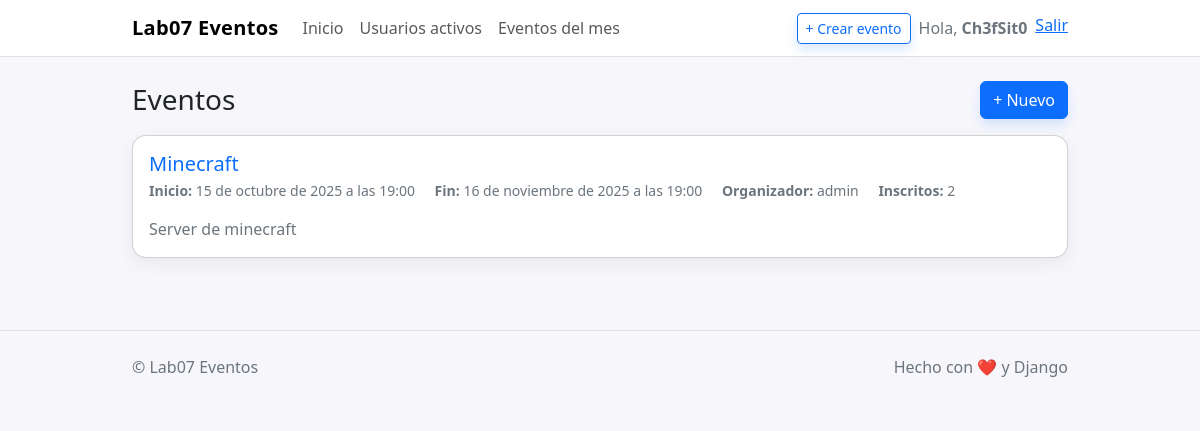
Screenshot of / (signed in) with the database file from the repository.
### eventos/models.py (models this page shows, shortened)
class Evento(models.Model):
    titulo = models.CharField(max_length=150)
    descripcion = models.TextField()
    fecha_inicio = models.DateTimeField()
    fecha_fin = models.DateTimeField()
    organizador = models.ForeignKey(User, on_delete=models.CASCADE, related_name='eventos_organizados')
    creado = models.DateTimeField(auto_now_add=True)
    class Meta:
        ordering = ["fecha_inicio"]
    @property
    def inscritos(self):
        return self.registros.count()

### eventos/views.py (the view)
# urls.py: path('', views.EventoListView.as_view(), name='lista'),
class EventoListView(ListView):
    model = Evento
    template_name = "eventos/evento_list.html"
    context_object_name = "eventos"

### templates/eventos/evento_list.html (shortened to what this page needs)
{% extends "eventos/base.html" %}
{% block content %}
<div class="d-flex justify-content-between align-items-center mb-3">
  <h1 class="h3 m-0">Eventos</h1>
  {% if user.is_authenticated %}
    <a class="btn btn-primary btn-shadow" href="{% url 'eventos:crear' %}">+ Nuevo</a>
  {% endif %}
</div>
{% if eventos %}
  <div class="row g-3">
    {% for e in eventos %}
      <div class="col-12">
        <div class="card p-3">
          <div class="d-flex justify-content-between flex-wrap gap-2">
            <div>
              <h5 class="mb-1">
                <a class="link-underline link-underline-opacity-0" href="{% url 'eventos:detalle' e.pk %}">
                  {{ e.titulo }}
                </a>
              </h5>
              <div class="text-secondary small">
                <span class="me-3"><strong>Inicio:</strong> {{ e.fecha_inicio }}</span>
                <span class="me-3"><strong>Fin:</strong> {{ e.fecha_fin }}</span>
                <span class="me-3"><strong>Organizador:</strong> {{ e.organizador.username }}</span>
                <span><strong>Inscritos:</strong> {{ e.inscritos }}</span>
              </div>
            </div>
          </div>
          <p class="mt-3 mb-0 text-secondary">{{ e.descripcion|truncatechars:220 }}</p>
        </div>
      </div>
    {% endfor %}
  </div>
{% endif %}
{% endblock %}

### templates/eventos/base.html (shortened to what this page needs)
<!doctype html>
<html lang="es" data-bs-theme="light">
<head>
  <link href="https://cdn.jsdelivr.net/npm/bootstrap@5.3.3/dist/css/bootstrap.min.css" rel="stylesheet">
  <link href="/static/css/base.css" rel="stylesheet">
</head>
<body>
<nav class="navbar navbar-expand-lg bg-white border-bottom sticky-top">
  <div class="container container-narrow">
    <a class="navbar-brand" href="{% url 'eventos:lista' %}">
      <strong>Lab07 Eventos</strong>
    </a>
    <div id="navMain" class="collapse navbar-collapse">
      <ul class="navbar-nav me-auto mb-2 mb-lg-0">
        <li class="nav-item"><a class="nav-link" href="{% url 'eventos:lista' %}">Inicio</a></li>
        <li class="nav-item"><a class="nav-link" href="{% url 'eventos:usuarios_activos' %}">Usuarios activos</a></li>
        <li class="nav-item"><a class="nav-link" href="{% url 'eventos:eventos_mes' %}">Eventos del mes</a></li>
      </ul>
      <ul class="navbar-nav ms-auto">
        {% if user.is_authenticated %}
          <li class="nav-item me-2">
            <a class="btn btn-outline-primary btn-sm btn-shadow" href="{% url 'eventos:crear' %}">
              + Crear evento
            </a>
          </li>
          <li class="nav-item d-flex align-items-center me-2 text-secondary">
            Hola, <strong class="ms-1">{{ user.username }}</strong>
          </li>
          <li class="nav-item">
            <form method="post" action="{% url 'logout' %}">
              <button class="linklike" type="submit" title="Salir">Salir</button>
            </form>
          </li>
        {% else %}
          <li class="nav-item"><a class="nav-link" href="{% url 'login' %}">Ingresar</a></li>
          <li class="nav-item"><a class="btn btn-primary btn-sm ms-lg-2 btn-shadow" href="{% url 'signup' %}">Registrarme</a></li>
        {% endif %}
      </ul>
    </div>
  </div>
</nav>
<main class="container container-narrow py-4">
  {% block content %}{% endblock %}
</main>
<footer class="border-top py-4 mt-5">
  <div class="container container-narrow d-flex justify-content-between">
    <span>© {{ now|date:"Y" }} Lab07 Eventos</span>
    <span>Hecho con ❤️ y Django</span>
  </div>
</footer>
</body>
</html>

### static/css/base.css (style rules this page uses)
:root { --brand: #0d6efd; --bg: #f7f7fb; }
body { background: var(--bg); }
.navbar-brand strong { letter-spacing: .3px; }
.card { border-radius: 14px; box-shadow: 0 6px 18px rgba(0,0,0,.06); }
.btn-shadow { box-shadow: 0 6px 12px rgba(13,110,253,.15); }
.container-narrow { max-width: 960px; }
footer { color: #6c757d; }
button.linklike { border: none; background: none; padding: 0; color: #0d6efd; text-decoration: underline; cursor: pointer; }

### rows the page displays
Evento: titulo "Minecraft", fecha_inicio "15 de octubre de 2025 a las 19:00", fecha_fin "16 de noviembre de 2025 a las 19:00", organizador.username "admin", inscritos "2", descripcion "Server de minecraft"

### other values shown
{{ user.username }} "Ch3fSit0"
